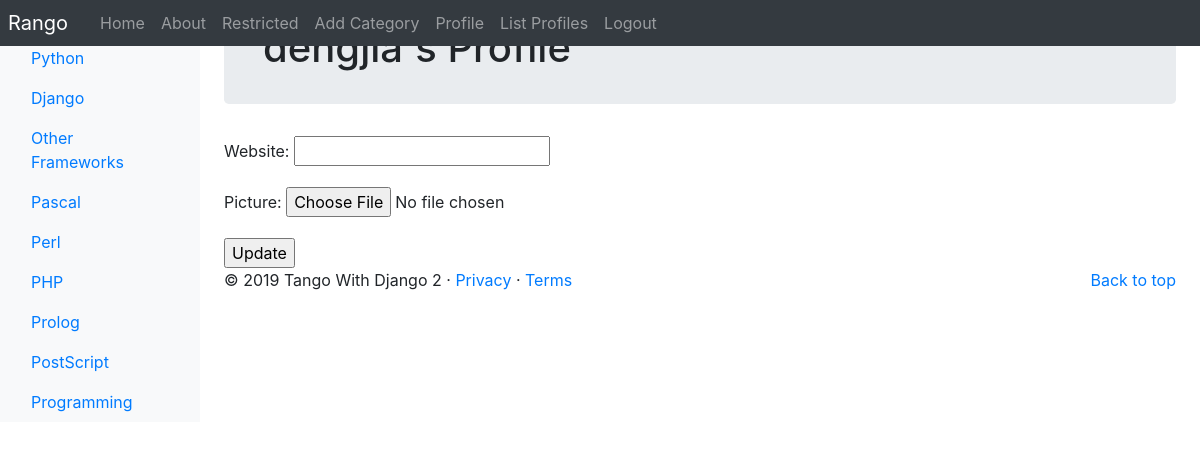
Page /rango/profile/dengjia/ (signed in) on the committed database.
### rango/models.py (models this page shows, shortened)
class Category(models.Model):
    NAME_MAX_LENGTH = 128
    name = models.CharField(max_length=NAME_MAX_LENGTH, unique=True)
    views = models.IntegerField(default=0)
    likes = models.IntegerField(default=0)
    slug = models.SlugField(unique=True)
    class Meta:
        verbose_name_plural = 'Categories'

### rango/views.py (the view, shortened to what this page needs)
# urls.py: path('profile/<username>/', views.ProfileView.as_view(), name='profile'),
class ProfileView(View):
    def get_user_details(self, username):
        try:
            user = User.objects.get(username=username)
        except User.DoesNotExist:
            return None
        userprofile = UserProfile.objects.get_or_create(user=user)[0]
        form = UserProfileForm({'website': userprofile.website,
                                'picture': userprofile.picture})
        return (user, userprofile, form)
    @method_decorator(login_required)
    def get(self, request, username):
        try:
            (user, userprofile, form) = self.get_user_details(username)
        except TypeError:
            return redirect('rango:index')
        context_dict = {'userprofile': userprofile,
                        'selecteduser': user,
                        'form': form}
        return render(request, 'rango/profile.html', context_dict)

### rango/forms.py
class UserProfileForm(forms.ModelForm):
    class Meta:
        model = UserProfile
        fields = ('website', 'picture')

### rango/templatetags/rango_template_tags.py (called while the page is built)
@register.inclusion_tag('rango/categories.html')
def get_category_list(current_category=None):
    return {'categories': Category.objects.all(),
            'current_category': current_category}

### templates/rango/profile.html (shortened to what this page needs)
{% extends 'rango/base.html' %}
{% load staticfiles %}
{% block body_block %}
    <div class="jumbotron p-4">
        <div class="container">
            <h1 class="jumotron-heading">{{ selecteduser.username }}'s Profile</h1>
        </div>
    </div>
    <div class="container">
        <div class="row">
            <div>
                {% if selecteduser == user %}
                <form method="post" action="." enctype="multipart/form-data">
                    {{ form.as_p }}
                    <input type="submit" value="Update" />
                </form>
                {% else %}
                <p>
                    <strong>Website:</strong>
                    <a href="{{ userprofile.website }}">{{ userprofile.website }}</a>
                </p>
                {% endif %}
            </div>
        </div>
    </div>
{% endblock %}

### templates/rango/categories.html (shortened to what this page needs)
<ul class="nav flex-column">
    {% if categories %}
        {% for c in categories %}
            {% if c == current_category %}
            <li class="nav-item"><a class="nav-link active" href="{% url 'rango:show_category' c.slug %}"><span data-feather="archive"></span>{{ c.name }}</a></li>
            {% else %}
            <li class="nav-item"><a class="nav-link" href="{% url 'rango:show_category' c.slug %}">{{ c.name }}</a></li>
            {% endif %}
        {% endfor %}
    {% else %}
        <li class="nav-item">There are no categories present.</li>
    {% endif %}
</ul>

### rows in the picture
Category: name "Python"
Category: name "Django"
Category: name "Other Frameworks"
Category: name "Pascal"
Category: name "Perl"
Category: name "PHP"
Category: name "Prolog"
Category: name "PostScript"
Category: name "Programming"

### other values in the picture
{{ selecteduser.username }} "dengjia"
